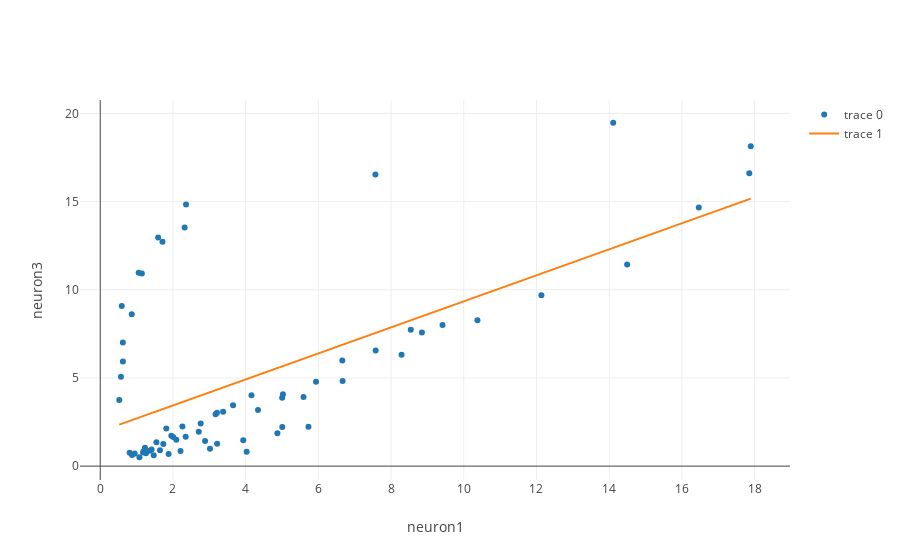
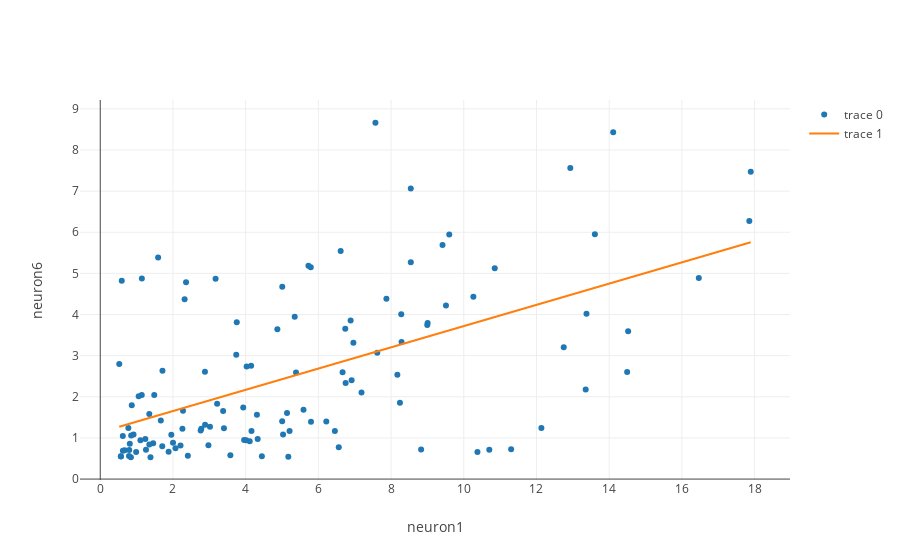
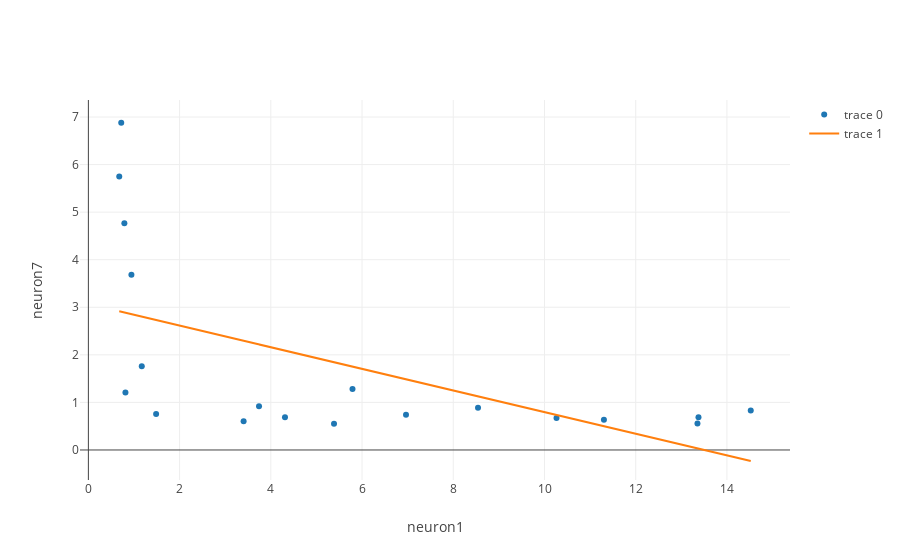
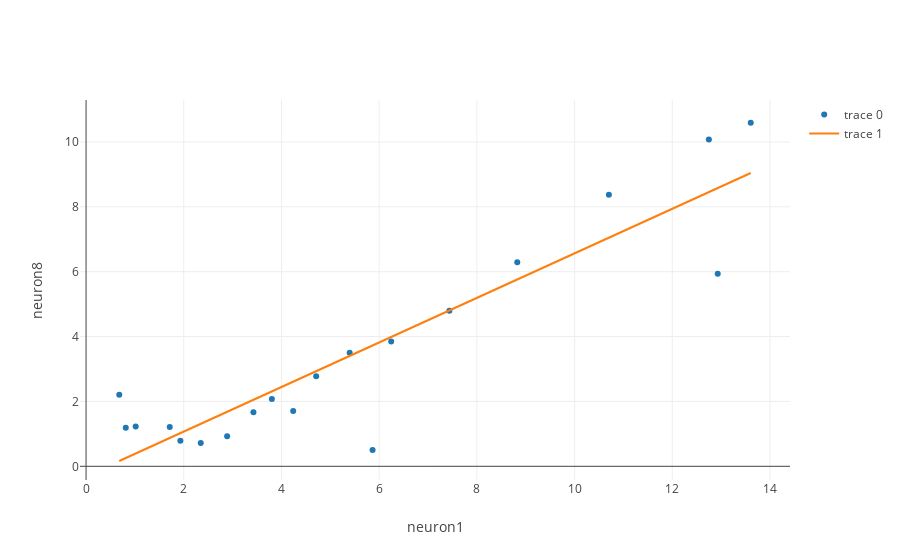

Notebook code cell kept with these figures, in order:
### Code cell
# Find and plot all neurons
foo = cell_transients_dataframe.columns.tolist()
for i in range(0, len(foo)):
    for j in range(i+1, len(foo)):
        neuron_scatter_plot_with_reg(foo[i], foo[j])
